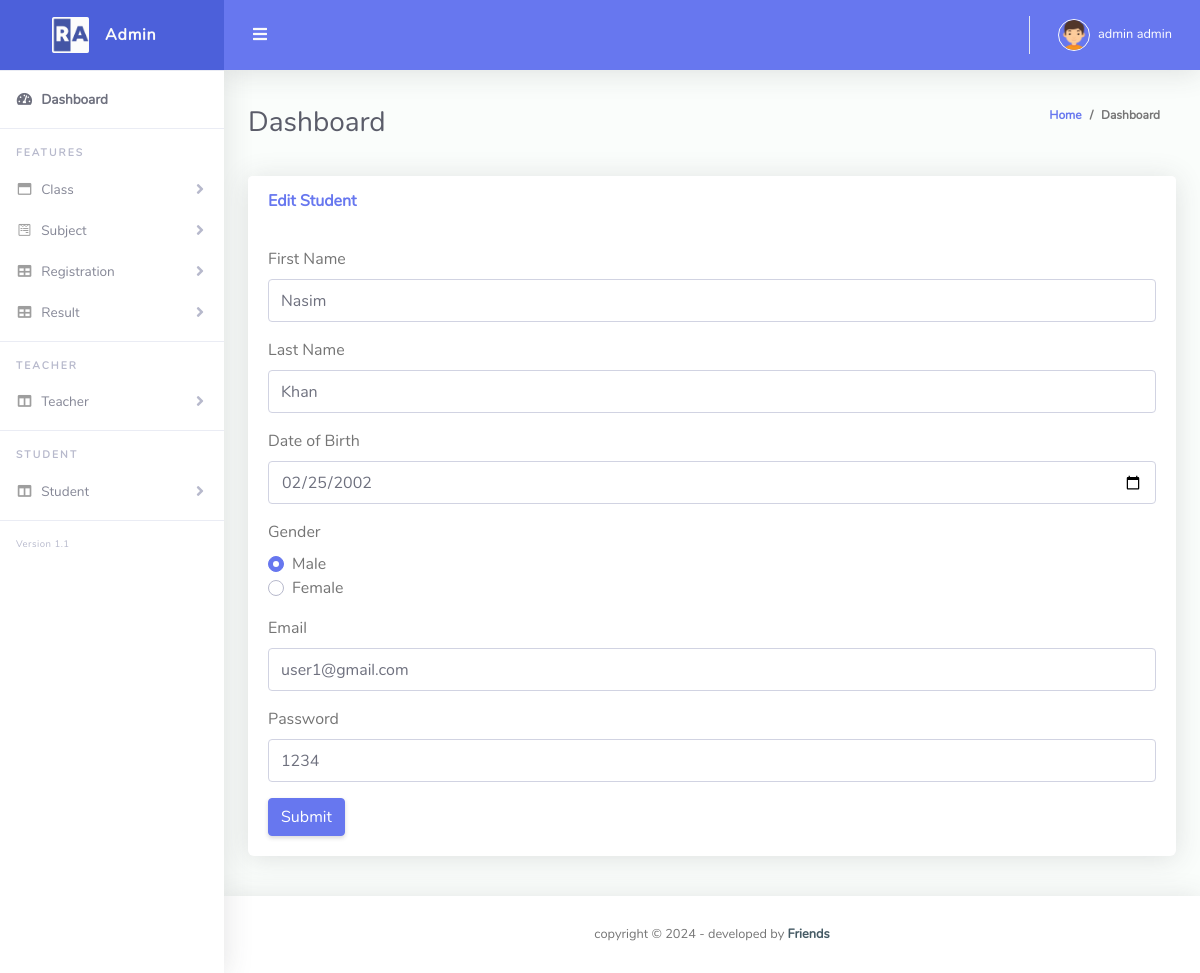
The app's page /edit_student.php?id=1 (signed in) with its own data.
### tables this page shows
CREATE TABLE `users` (
  `user_id` int(5) NOT NULL,
  `user_first_name` varchar(20) NOT NULL,
  `user_last_name` varchar(20) NOT NULL,
  `dob` varchar(10) NOT NULL,
  `father_name` varchar(50) DEFAULT NULL,
  `mother_name` varchar(50) DEFAULT NULL,
  `gender` varchar(6) NOT NULL,
  `email` varchar(50) NOT NULL,
  `password` varchar(20) NOT NULL,
  `user_type` varchar(10) NOT NULL DEFAULT 'student',
  `imagename` varchar(150) DEFAULT NULL
);

### edit_student.php (the view, shortened to what this page needs)
<?php
require('connection.php');
$user_type = $_SESSION['user_type'];
if ($user_type == 'admin') {
?>
    <?php
    if (isset($_GET['id'])) {
        $getid = $_GET['id'];
        $sql = "SELECT *FROM `users` WHERE user_id = $getid ";
        $query = $conn->query($sql);
        $data = mysqli_fetch_assoc($query);
        $user_first_name1        = $data['user_first_name'];
        $user_last_name1         = $data['user_last_name'];
        $dob1                    = $data['dob'];
        $email1                 = $data['email'];
        $password1               = $data['password'];
    }
    ?>
    <!DOCTYPE html>
    <html lang="en">
    <head>
        <link href="vendor/fontawesome-free/css/all.min.css" rel="stylesheet" type="text/css">
        <link href="vendor/bootstrap/css/bootstrap.min.css" rel="stylesheet" type="text/css">
        <link href="css/ruang-admin.min.css" rel="stylesheet">
        <link href="vendor/datatables/dataTables.bootstrap4.min.css" rel="stylesheet">
    </head>
    <body id="page-top">
        <div id="wrapper">
            <?php include('sidebar.php') ?>
            <div id="content-wrapper" class="d-flex flex-column">
                <div id="content">
                    <?php include('topbar.php'); ?>
                    <div class="container-fluid" id="container-wrapper">
                        <div class="d-sm-flex align-items-center justify-content-between mb-4">
                            <h1 class="h3 mb-0 text-gray-800">Dashboard</h1>
                            <ol class="breadcrumb">
                                <li class="breadcrumb-item"><a href="./">Home</a></li>
                                <li class="breadcrumb-item active" aria-current="page">Dashboard</li>
                            </ol>
                        </div>
                        <div class="row mb-3">
                            <div class="col-lg-12">
                                <div class="card mb-4">
                                    <div class="card-header py-3 d-flex flex-row align-items-center justify-content-between">
                                        <h6 class="m-0 font-weight-bold text-primary">Edit Student</h6>
                                    </div>
                                    <div class="card-body">
                                        <form action="<?php $_SERVER['PHP_SELF'] ?>" method="GET">
                                            <div class="form-group">
                                                <label for="exampleInputClass">First Name</label>
                                                <input type="text" name="user_first_name1" class="form-control" id="exampleInputClass" aria-describedby="emailHelp"
                                                    placeholder="Enter FIrst Name" value="<?php echo $user_first_name1 ?>">
                                            </div>
                                            <div class="form-group">
                                                <label for="exampleInputClass">Last Name</label>
                                                <input type="text" name="user_last_name1" class="form-control" id="exampleInputClass" aria-describedby="emailHelp"
                                                    placeholder="Enter Last Name" value="<?php echo $user_last_name1 ?>">
                                            </div>
                                            <div class="form-group">
                                                <label for="exampleInputClass">Date of Birth</label>
                                                <input type="date" name="dob1" class="form-control" id="exampleInputClass" aria-describedby="emailHelp"
                                                    placeholder="Enter DOB" value="<?php echo $dob1 ?>">
                                            </div>
                                            <div class="form-group">
                                                <label for="exampleInputClass">Gender</label>
                                                <div class="custom-control custom-radio">
                                                    <label class="custom-control-label" for="customRadio1">Male</label>
                                                </div>
                                                <div class="custom-control custom-radio">
                                                    <label class="custom-control-label" for="customRadio2">Female</label>
                                                </div>
                                            </div>
                                            <div class="form-group">
                                                <label for="exampleInputClass">Email</label>
                                                <input type="email" name="email1" class="form-control" id="exampleInputClass" aria-describedby="emailHelp"
                                                    placeholder="Enter Email" value="<?php echo $email1 ?>">
                                            </div>
                                            <div class="form-group">
                                                <label for="exampleInputClass">Password</label>
                                                <input type="text" name="password1" class="form-control" id="exampleInputClass" aria-describedby="emailHelp"
                                                    placeholder="Enter Password" value="<?php echo $password1 ?>">
                                            </div>
                                            <button type="submit" class="btn btn-primary">Submit</button>
                                        </form>
                                    </div>
                                </div>
                            </div>
                        </div>
                    </div>
                </div>
                <footer class="sticky-footer bg-white">
                    <div class="container my-auto">
                        <div class="copyright text-center my-auto">
                            <span>copyright &copy;  - developed by
                                <b><a href="#" target="_blank">Friends</a></b>
                            </span>
                        </div>
                    </div>
                </footer>
            </div>
        </div>
    </body>
    </html>
<?php
} else {
    header('location:login.php');
}
?>

### records on screen
users: user_first_name1 "Nasim", user_last_name1 "Khan", dob1 "02/25/2002", email1 "user1@gmail.com", password1 "1234"

### other values on screen
$username "admin admin"
